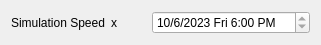
   <widget class="QWidget" name="horizontalLayoutWidget_2">
    <property name="geometry">
     <rect>
      <x>680</x>
      <y>10</y>
      <width>321</width>
      <height>31</height>
     </rect>
    </property>
    <layout class="QHBoxLayout" name="time_control">
     <item>
      <widget class="QLabel" name="simulation_speed_txt">
       <property name="text">
        <string>Simulation Speed</string>
       </property>
      </widget>
     </item>
     <item>
      <widget class="QLabel" name="simulation_speed_display">
       <property name="text">
        <string>x</string>
       </property>
      </widget>
     </item>
     <item>
      <spacer name="horizontalSpacer">
       <property name="orientation">
        <enum>Qt::Horizontal</enum>
       </property>
       <property name="sizeHint" stdset="0">
        <size>
         <width>40</width>
         <height>20</height>
        </size>
       </property>
      </spacer>
     </item>
     <item>
      <widget class="QDateTimeEdit" name="date_time_display">
       <property name="wrapping">
        <bool>false</bool>
       </property>
       <property name="readOnly">
        <bool>true</bool>
       </property>
       <property name="date">
        <date>
         <year>2023</year>
         <month>10</month>
         <day>6</day>
        </date>
       </property>
       <property name="time">
        <time>
         <hour>18</hour>
         <minute>0</minute>
         <second>0</second>
        </time>
       </property>
       <property name="displayFormat">
        <string>M/d/yyyy ddd h:mm AP</string>
       </property>
      </widget>
     </item>
    </layout>
   </widget>
